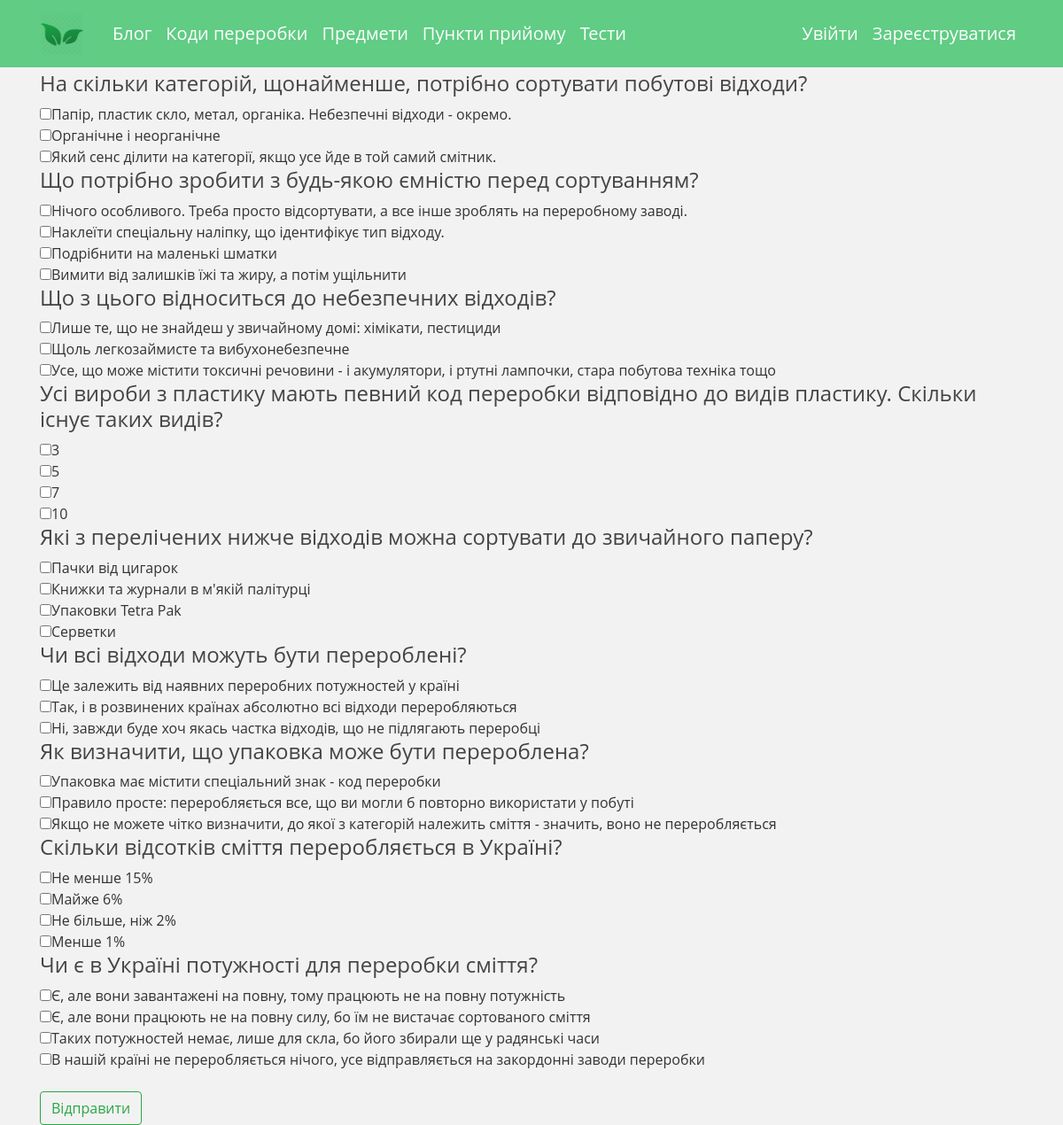
Page /test/ on the committed database.
### materials/models.py (models this page shows, shortened)
class Question(models.Model):
	id_question = models.IntegerField(primary_key=True, default=0)
	q = models.CharField(max_length=200)

class Choice(models.Model):
	q = models.ForeignKey(Question, related_name="choice", on_delete=models.CASCADE)
	choice = models.CharField(max_length=200)
	position = models.IntegerField()
	is_correct = models.BooleanField(default=False)
	class Meta:
		unique_together=[
			("q", "choice"),
			("q", "position"),
		]
		ordering = ("position",)

### materials/views.py (the view)
# urls.py: path('test/', materials_views.test, name='test'),
def test(request):
	questions = Question.objects.all()
	choices = Choice.objects.all()
	context = {
		'choices':choices,
		'questions':questions,
	}
	return render(request,"materials/test.html", context)

### materials/templates/materials/test.html
{% extends "blog/base.html" %}
{% block content %}
<form name = "quiz">
	{% for question in questions %}
		<h4>{{question.q}}</h4>
		{% for choice in choices %}
			{% if question == choice.q%}
				<input type="checkbox" name="q1" value="a">{{choice.choice}}</br>
			{% endif %}
		{% endfor %}
	{% endfor %}
	<br>
	<button class="btn btn-outline-success" type="submit" onclick="check()">Відправити</button><br>
</form>
{%endblock content%}

### blog/static/blog/main.css (style rules this page uses)
body { background: #ffffff; color: #333333; margin-top: 5rem; }
h1, h2, h3, h4, h5, h6 { color: #444444; }
body { background: #f2f2f2; font-family: 'Open Sans', sans-serif; }

### rows in the picture
Question: q "На скільки категорій, щонайменше, потрібно сортувати побутові відходи?"
Choice: choice "Папір, пластик скло, метал, органіка. Небезпечні відходи - окремо."
Choice: choice "Органічне і неорганічне"
Choice: choice "Який сенс ділити на категорії, якщо усе йде в той самий смітник."
Question: q "Що потрібно зробити з будь-якою ємністю перед сортуванням?"
Choice: choice "Нічого особливого. Треба просто відсортувати, а все інше зроблять на переробному заводі."
Choice: choice "Наклеїти спеціальну наліпку, що ідентифікує тип відходу."
Choice: choice "Подрібнити на маленькі шматки"
Choice: choice "Вимити від залишків їжі та жиру, а потім ущільнити"
Question: q "Що з цього відноситься до небезпечних відходів?"
Choice: choice "Лише те, що не знайдеш у звичайному домі: хімікати, пестициди"
Choice: choice "Щоль легкозаймисте та вибухонебезпечне"
Choice: choice "Усе, що може містити токсичні речовини - і акумулятори, і ртутні лампочки, стара побутова техніка тощо"
Question: q "Усі вироби з пластику мають певний код переробки відповідно до видів пластику. Скільки існує таких видів?"
Choice: choice "3"
Choice: choice "5"
Choice: choice "7"
Choice: choice "10"
Question: q "Які з перелічених нижче відходів можна сортувати до звичайного паперу?"
Choice: choice "Пачки від цигарок"
Choice: choice "Книжки та журнали в м'якій палітурці"
Choice: choice "Упаковки Tetra Pak"
Choice: choice "Серветки"
Question: q "Чи всі відходи можуть бути перероблені?"
Choice: choice "Це залежить від наявних переробних потужностей у країні"
Choice: choice "Так, і в розвинених країнах абсолютно всі відходи переробляються"
Choice: choice "Ні, завжди буде хоч якась частка відходів, що не підлягають переробці"
Question: q "Як визначити, що упаковка може бути перероблена?"
Choice: choice "Упаковка має містити спеціальний знак - код переробки"
Choice: choice "Правило просте: переробляється все, що ви могли б повторно використати у побуті"
Choice: choice "Якщо не можете чітко визначити, до якої з категорій належить сміття - значить, воно не переробляється"
Question: q "Скільки відсотків сміття переробляється в Україні?"
Choice: choice "Не менше 15%"
Choice: choice "Майже 6%"
Choice: choice "Не більше, ніж 2%"
Choice: choice "Менше 1%"
Question: q "Чи є в Україні потужності для переробки сміття?"
Choice: choice "Є, але вони завантажені на повну, тому працюють не на повну потужність"
Choice: choice "Є, але вони працюють не на повну силу, бо їм не вистачає сортованого сміття"
Choice: choice "Таких потужностей немає, лише для скла, бо його збирали ще у радянські часи"
Choice: choice "В нашій країні не переробляється нічого, усе відправляється на закордонні заводи переробки"
